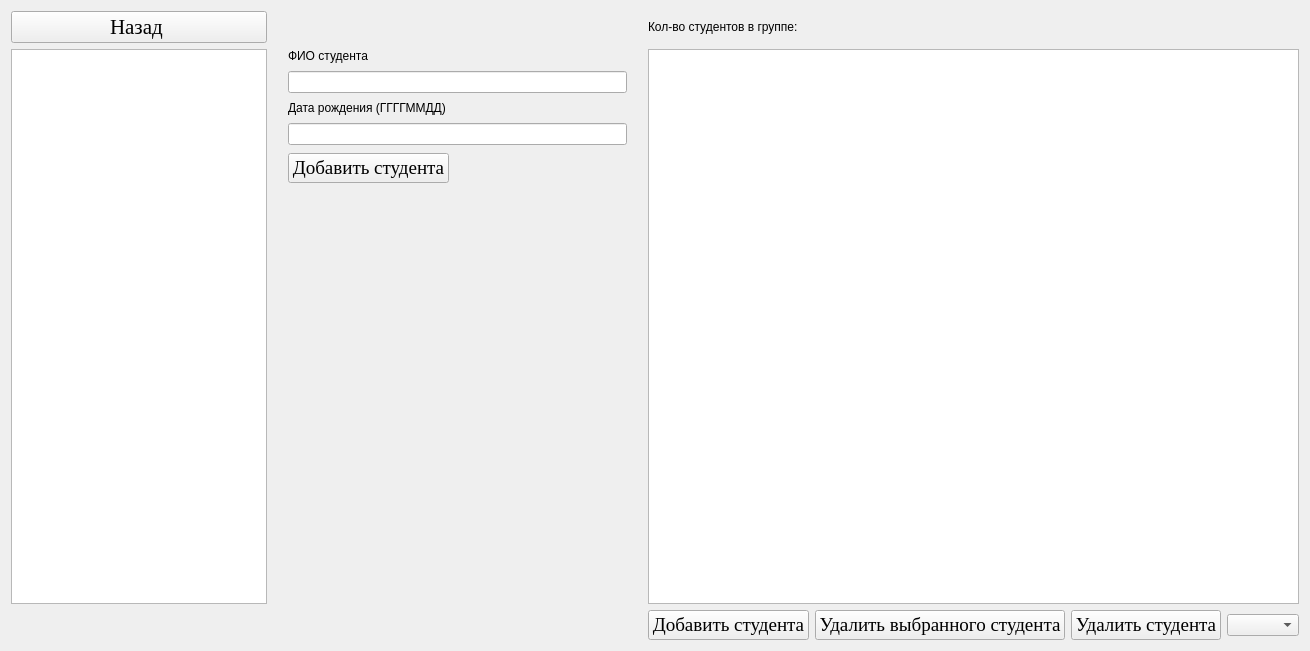
<?xml version="1.0" encoding="UTF-8"?>
<ui version="4.0">
 <class>FVT</class>
 <widget class="QWidget" name="FVT">
  <property name="geometry">
   <rect>
    <x>0</x>
    <y>0</y>
    <width>1310</width>
    <height>651</height>
   </rect>
  </property>
  <property name="windowTitle">
   <string>Form</string>
  </property>
  <layout class="QGridLayout" name="gridLayout">
   <item row="1" column="1">
    <layout class="QFormLayout" name="formLayout">
     <property name="sizeConstraint">
      <enum>QLayout::SetMinimumSize</enum>
     </property>
     <property name="fieldGrowthPolicy">
      <enum>QFormLayout::ExpandingFieldsGrow</enum>
     </property>
     <property name="rowWrapPolicy">
      <enum>QFormLayout::WrapAllRows</enum>
     </property>
     <property name="labelAlignment">
      <set>Qt::AlignLeading|Qt::AlignLeft|Qt::AlignVCenter</set>
     </property>
     <property name="formAlignment">
      <set>Qt::AlignHCenter|Qt::AlignTop</set>
     </property>
     <property name="horizontalSpacing">
      <number>7</number>
     </property>
     <property name="verticalSpacing">
      <number>8</number>
     </property>
     <property name="leftMargin">
      <number>15</number>
     </property>
     <property name="topMargin">
      <number>0</number>
     </property>
     <property name="rightMargin">
      <number>15</number>
     </property>
     <property name="bottomMargin">
      <number>0</number>
     </property>
     <item row="0" column="0">
      <widget class="QLabel" name="label">
       <property name="text">
        <string>ФИО студента</string>
       </property>
      </widget>
     </item>
     <item row="0" column="1">
      <widget class="QLineEdit" name="lineEdit">
       <property name="layoutDirection">
        <enum>Qt::LeftToRight</enum>
       </property>
       <property name="alignment">
        <set>Qt::AlignLeading|Qt::AlignLeft|Qt::AlignVCenter</set>
       </property>
      </widget>
     </item>
     <item row="1" column="0">
      <widget class="QLabel" name="label_2">
       <property name="text">
        <string>Дата рождения (ГГГГММДД)</string>
       </property>
      </widget>
     </item>
     <item row="1" column="1">
      <widget class="QLineEdit" name="lineEdit_2">
       <property name="alignment">
        <set>Qt::AlignLeading|Qt::AlignLeft|Qt::AlignVCenter</set>
       </property>
      </widget>
     </item>
     <item row="2" column="1">
      <widget class="QPushButton" name="pushButton_5">
       <property name="font">
        <font>
         <family>Times New Roman</family>
         <pointsize>14</pointsize>
        </font>
       </property>
       <property name="autoFillBackground">
        <bool>false</bool>
       </property>
       <property name="text">
        <string>Добавить студента</string>
       </property>
      </widget>
     </item>
    </layout>
   </item>
   <item row="1" column="0">
    <widget class="QListWidget" name="listWidget">
     <property name="sizePolicy">
      <sizepolicy hsizetype="Fixed" vsizetype="Expanding">
       <horstretch>0</horstretch>
       <verstretch>0</verstretch>
      </sizepolicy>
     </property>
     <property name="font">
      <font>
       <family>Times New Roman</family>
       <pointsize>12</pointsize>
       <weight>75</weight>
       <bold>true</bold>
      </font>
     </property>
    </widget>
   </item>
   <item row="1" column="2">
    <widget class="QTableWidget" name="tableWidget">
     <property name="font">
      <font>
       <family>Times New Roman</family>
       <pointsize>12</pointsize>
      </font>
     </property>
    </widget>
   </item>
   <item row="0" column="0">
    <widget class="QPushButton" name="pushButton">
     <property name="font">
      <font>
       <family>Times New Roman</family>
       <pointsize>16</pointsize>
      </font>
     </property>
     <property name="text">
      <string>Назад </string>
     </property>
    </widget>
   </item>
   <item row="0" column="2">
    <widget class="QLabel" name="label_kol_stud_in_group">
     <property name="text">
      <string>Кол-во студентов в группе:</string>
     </property>
    </widget>
   </item>
   <item row="2" column="2">
    <layout class="QHBoxLayout" name="horizontalLayout">
     <item>
      <widget class="QPushButton" name="pushButton_4">
       <property name="font">
        <font>
         <family>Times New Roman</family>
         <pointsize>14</pointsize>
        </font>
       </property>
       <property name="text">
        <string>Добавить студента</string>
       </property>
      </widget>
     </item>
     <item>
      <widget class="QPushButton" name="pushButton_2">
       <property name="font">
        <font>
         <family>Times New Roman</family>
         <pointsize>14</pointsize>
        </font>
       </property>
       <property name="text">
        <string>Удалить выбранного студента</string>
       </property>
      </widget>
     </item>
     <item>
      <widget class="QPushButton" name="pushButton_3">
       <property name="font">
        <font>
         <family>Times New Roman</family>
         <pointsize>14</pointsize>
        </font>
       </property>
       <property name="text">
        <string>Удалить студента</string>
       </property>
      </widget>
     </item>
     <item>
      <widget class="QComboBox" name="comboBox">
       <property name="currentText">
        <string/>
       </property>
      </widget>
     </item>
    </layout>
   </item>
  </layout>
 </widget>
 <resources/>
 <connections/>
</ui>
